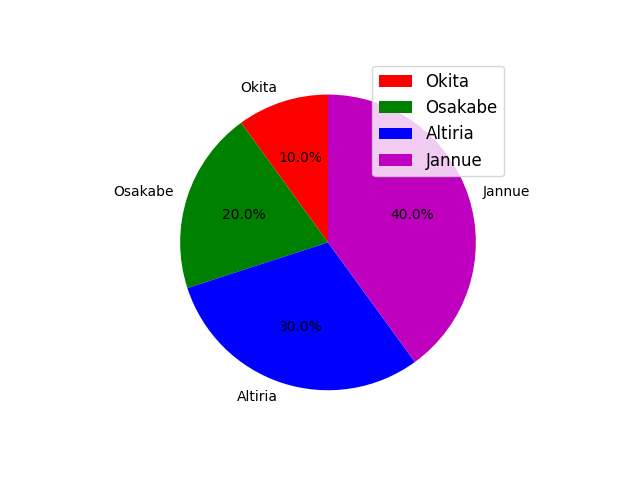

Here is the Python script that generated this plot:
# -*- coding: utf-8 -*-
import matplotlib as mpl
import matplotlib.pyplot as plt
import numpy as np

x = np.array([10, 20, 30, 40])
labels = ["Okita", "Osakabe", "Altiria", "Jannue"]
colors = ["r", "g", "b", "m"] # ラベル毎の色を指定

# 円グラフを描画
plt.pie(x, labels=labels, colors=colors, autopct="%1.1f%%", counterclock=True, startangle=90)
plt.legend(labels, fontsize=12, loc=1) # (7)凡例の表示
plt.show()
